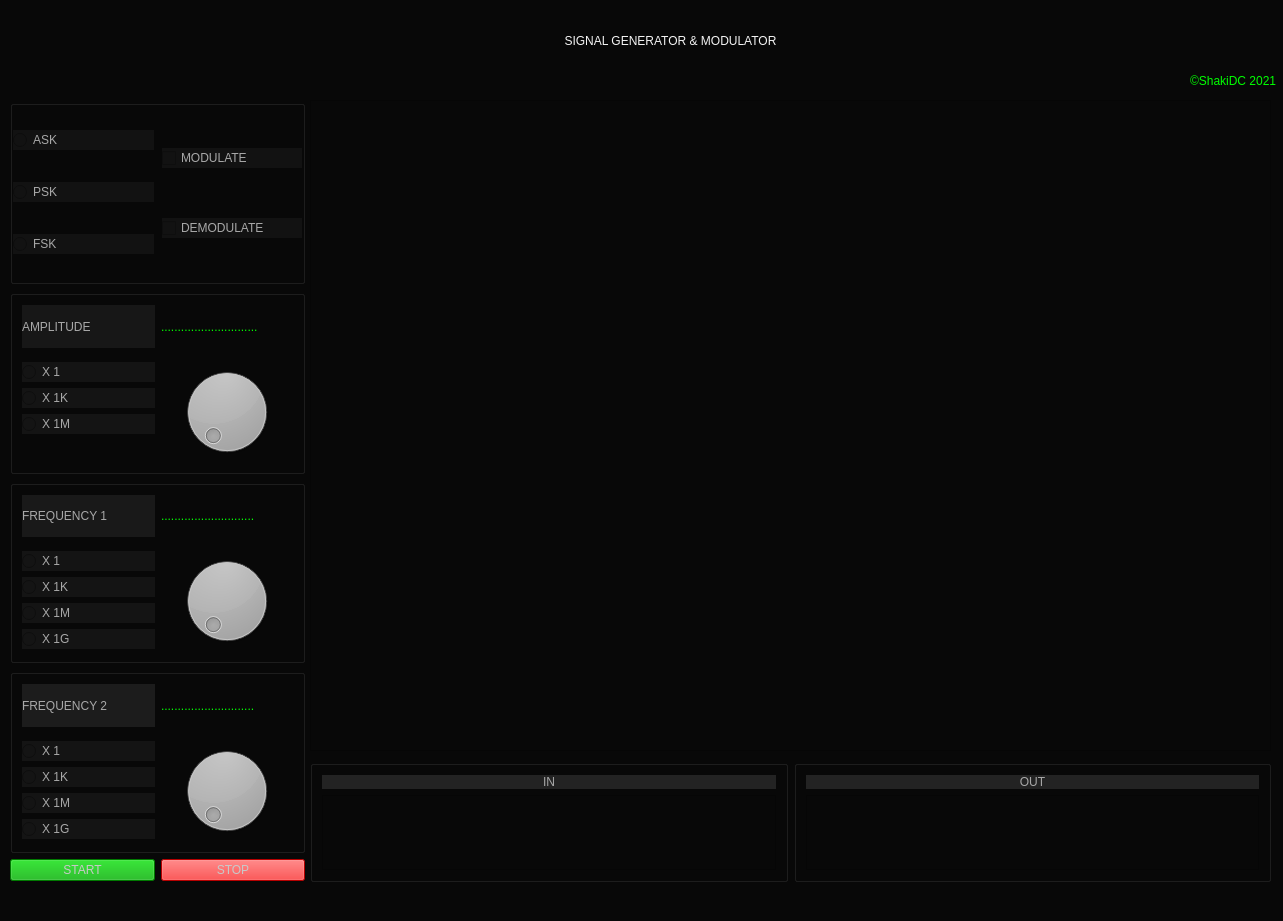
<?xml version="1.0" encoding="UTF-8"?>
<ui version="4.0">
 <class>MainWindow</class>
 <widget class="QMainWindow" name="MainWindow">
  <property name="geometry">
   <rect>
    <x>0</x>
    <y>0</y>
    <width>1283</width>
    <height>921</height>
   </rect>
  </property>
  <property name="cursor">
   <cursorShape>ArrowCursor</cursorShape>
  </property>
  <property name="windowTitle">
   <string>Signal Modulator &amp; Generator v2.0</string>
  </property>
  <property name="styleSheet">
   <string notr="true">background-color: rgb(8, 8, 8);</string>
  </property>
  <widget class="QWidget" name="centralwidget">
   <property name="enabled">
    <bool>true</bool>
   </property>
   <property name="styleSheet">
    <string notr="true">background-color: rgb(8, 8, 8);</string>
   </property>
   <widget class="QLabel" name="TITLE">
    <property name="geometry">
     <rect>
      <x>280</x>
      <y>20</y>
      <width>781</width>
      <height>41</height>
     </rect>
    </property>
    <property name="styleSheet">
     <string notr="true">font: 87 26pt &quot;Segoe UI Black&quot;;
color: rgb(244, 244, 244);</string>
    </property>
    <property name="text">
     <string>SIGNAL GENERATOR &amp; MODULATOR</string>
    </property>
    <property name="alignment">
     <set>Qt::AlignCenter</set>
    </property>
    <property name="wordWrap">
     <bool>false</bool>
    </property>
   </widget>
   <widget class="QLabel" name="CR">
    <property name="geometry">
     <rect>
      <x>1190</x>
      <y>70</y>
      <width>91</width>
      <height>21</height>
     </rect>
    </property>
    <property name="styleSheet">
     <string notr="true">color: rgb(0, 255, 0);
font: 75 8pt &quot;Times New Roman&quot;;</string>
    </property>
    <property name="text">
     <string>©ShakiDC 2021</string>
    </property>
    <property name="textFormat">
     <enum>Qt::AutoText</enum>
    </property>
   </widget>
   <widget class="QWidget" name="verticalWidget_2" native="true">
    <property name="geometry">
     <rect>
      <x>10</x>
      <y>100</y>
      <width>295</width>
      <height>781</height>
     </rect>
    </property>
    <layout class="QVBoxLayout" name="verticalLayout">
     <item>
      <widget class="QGroupBox" name="modelayout">
       <property name="flat">
        <bool>true</bool>
       </property>
       <layout class="QHBoxLayout" name="horizontalLayout_9">
        <property name="spacing">
         <number>8</number>
        </property>
        <property name="leftMargin">
         <number>0</number>
        </property>
        <property name="topMargin">
         <number>0</number>
        </property>
        <property name="rightMargin">
         <number>0</number>
        </property>
        <property name="bottomMargin">
         <number>0</number>
        </property>
        <item>
         <layout class="QVBoxLayout" name="verticalLayout_5">
          <item>
           <widget class="QRadioButton" name="ASK">
            <property name="sizePolicy">
             <sizepolicy hsizetype="Minimum" vsizetype="Fixed">
              <horstretch>0</horstretch>
              <verstretch>0</verstretch>
             </sizepolicy>
            </property>
            <property name="styleSheet">
             <string notr="true">color: rgb(168, 168, 168);
font: 75 12pt &quot;Segoe UI&quot; bold;
background-color: rgb(18, 18, 18);</string>
            </property>
            <property name="text">
             <string>ASK </string>
            </property>
           </widget>
          </item>
          <item>
           <widget class="QRadioButton" name="PSK">
            <property name="styleSheet">
             <string notr="true">color: rgb(168, 168, 168);
font: 75 12pt &quot;Segoe UI&quot; bold;
background-color: rgb(18, 18, 18);</string>
            </property>
            <property name="text">
             <string>PSK</string>
            </property>
           </widget>
          </item>
          <item>
           <widget class="QRadioButton" name="FSK">
            <property name="styleSheet">
             <string notr="true">color: rgb(168, 168, 168);
font: 75 12pt &quot;Segoe UI&quot; bold;
background-color: rgb(18, 18, 18);</string>
            </property>
            <property name="text">
             <string>FSK</string>
            </property>
           </widget>
          </item>
         </layout>
        </item>
        <item>
         <layout class="QVBoxLayout" name="verticalLayout_6">
          <item>
           <widget class="QCheckBox" name="MODULATE">
            <property name="styleSheet">
             <string notr="true">color: rgb(168, 168, 168);
font: 75 12pt &quot;Segoe UI&quot; bold;
background-color: rgb(18, 18, 18);</string>
            </property>
            <property name="text">
             <string>MODULATE</string>
            </property>
           </widget>
          </item>
          <item>
           <widget class="QCheckBox" name="DEMODULATE">
            <property name="styleSheet">
             <string notr="true">color: rgb(168, 168, 168);
font: 75 12pt &quot;Segoe UI&quot; bold;
background-color: rgb(18, 18, 18);</string>
            </property>
            <property name="text">
             <string>DEMODULATE</string>
            </property>
           </widget>
          </item>
         </layout>
        </item>
       </layout>
      </widget>
     </item>
     <item>
      <widget class="QGroupBox" name="amplayout">
       <property name="flat">
        <bool>true</bool>
       </property>
       <layout class="QVBoxLayout" name="verticalLayout_3">
        <property name="spacing">
         <number>0</number>
        </property>
        <property name="leftMargin">
         <number>0</number>
        </property>
        <property name="topMargin">
         <number>0</number>
        </property>
        <property name="rightMargin">
         <number>0</number>
        </property>
        <property name="bottomMargin">
         <number>0</number>
        </property>
        <item>
         <widget class="QWidget" name="widget" native="true">
          <layout class="QHBoxLayout" name="horizontalLayout">
           <property name="bottomMargin">
            <number>5</number>
           </property>
           <item>
            <widget class="QLabel" name="label_2">
             <property name="styleSheet">
              <string notr="true">color: rgb(168, 168, 168);
font: 75 12pt &quot;Segoe UI&quot; bold;
background-color: rgb(23, 23, 23);</string>
             </property>
             <property name="text">
              <string>AMPLITUDE   </string>
             </property>
            </widget>
           </item>
           <item>
            <widget class="QLabel" name="AMPVAL">
             <property name="styleSheet">
              <string notr="true">font: 14pt &quot;Seven Segment&quot;;
color: rgb(0, 255, 0);</string>
             </property>
             <property name="text">
              <string>.............................</string>
             </property>
            </widget>
           </item>
          </layout>
         </widget>
        </item>
        <item>
         <widget class="QWidget" name="widget" native="true">
          <layout class="QHBoxLayout" name="horizontalLayout_7">
           <item>
            <layout class="QVBoxLayout" name="verticalLayout_7">
             <item>
              <widget class="QRadioButton" name="AMPX1">
               <property name="styleSheet">
                <string notr="true">color: rgb(168, 168, 168);
font: 75 12pt &quot;Segoe UI&quot; bold;
background-color: rgb(20, 20, 20);</string>
               </property>
               <property name="text">
                <string>X 1</string>
               </property>
              </widget>
             </item>
             <item>
              <widget class="QRadioButton" name="AMPX1K">
               <property name="styleSheet">
                <string notr="true">color: rgb(168, 168, 168);
font: 75 12pt &quot;Segoe UI&quot; bold;
background-color: rgb(20, 20, 20);</string>
               </property>
               <property name="text">
                <string>X 1K</string>
               </property>
              </widget>
             </item>
             <item>
              <widget class="QRadioButton" name="AMPX1M">
               <property name="styleSheet">
                <string notr="true">color: rgb(168, 168, 168);
font: 75 12pt &quot;Segoe UI&quot; bold;
background-color: rgb(20, 20, 20);</string>
               </property>
               <property name="text">
                <string>X 1M</string>
               </property>
              </widget>
             </item>
             <item>
              <widget class="QLabel" name="label">
               <property name="styleSheet">
                <string notr="true">font: 75 12pt &quot;Segoe UI&quot; bold;</string>
               </property>
               <property name="text">
                <string/>
               </property>
              </widget>
             </item>
            </layout>
           </item>
           <item>
            <widget class="QDial" name="AMP">
             <property name="maximum">
              <number>10000</number>
             </property>
            </widget>
           </item>
          </layout>
         </widget>
        </item>
       </layout>
      </widget>
     </item>
     <item>
      <widget class="QGroupBox" name="f1layout">
       <property name="flat">
        <bool>true</bool>
       </property>
       <layout class="QVBoxLayout" name="verticalLayout_13">
        <property name="spacing">
         <number>0</number>
        </property>
        <property name="leftMargin">
         <number>0</number>
        </property>
        <property name="topMargin">
         <number>0</number>
        </property>
        <property name="rightMargin">
         <number>0</number>
        </property>
        <property name="bottomMargin">
         <number>0</number>
        </property>
        <item>
         <widget class="QWidget" name="widget" native="true">
          <layout class="QHBoxLayout" name="horizontalLayout_2">
           <property name="bottomMargin">
            <number>5</number>
           </property>
           <item>
            <widget class="QLabel" name="label_3">
             <property name="styleSheet">
              <string notr="true">color: rgb(168, 168, 168);
font: 75 12pt &quot;Segoe UI&quot; bold;
background-color: rgb(25, 25, 25);</string>
             </property>
             <property name="text">
              <string>FREQUENCY 1</string>
             </property>
            </widget>
           </item>
           <item>
            <widget class="QLabel" name="F1VAL">
             <property name="styleSheet">
              <string notr="true">font: 14pt &quot;Seven Segment&quot;;
color: rgb(0, 255, 0);</string>
             </property>
             <property name="text">
              <string>............................</string>
             </property>
            </widget>
           </item>
          </layout>
         </widget>
        </item>
        <item>
         <widget class="QWidget" name="widget" native="true">
          <layout class="QHBoxLayout" name="horizontalLayout_8">
           <item>
            <layout class="QVBoxLayout" name="verticalLayout_8">
             <item>
              <widget class="QRadioButton" name="F1X1">
               <property name="styleSheet">
                <string notr="true">color: rgb(168, 168, 168);
font: 75 12pt &quot;Segoe UI&quot; bold;
background-color: rgb(20, 20, 20);</string>
               </property>
               <property name="text">
                <string>X 1</string>
               </property>
              </widget>
             </item>
             <item>
              <widget class="QRadioButton" name="F1X1K">
               <property name="styleSheet">
                <string notr="true">color: rgb(168, 168, 168);
font: 75 12pt &quot;Segoe UI&quot; bold;
background-color: rgb(20, 20, 20);</string>
               </property>
               <property name="text">
                <string>X 1K</string>
               </property>
              </widget>
             </item>
             <item>
              <widget class="QRadioButton" name="F1X1M">
               <property name="styleSheet">
                <string notr="true">color: rgb(168, 168, 168);
font: 75 12pt &quot;Segoe UI&quot; bold;
background-color: rgb(20, 20, 20);</string>
               </property>
               <property name="text">
                <string>X 1M</string>
               </property>
              </widget>
             </item>
             <item>
              <widget class="QRadioButton" name="F1X1G">
               <property name="styleSheet">
                <string notr="true">color: rgb(168, 168, 168);
font: 75 12pt &quot;Segoe UI&quot; bold;
background-color: rgb(20, 20, 20);</string>
               </property>
               <property name="text">
                <string>X 1G</string>
               </property>
              </widget>
             </item>
            </layout>
           </item>
           <item>
            <widget class="QDial" name="F1">
             <property name="maximum">
              <number>10000</number>
             </property>
            </widget>
           </item>
          </layout>
         </widget>
        </item>
       </layout>
      </widget>
     </item>
     <item>
      <widget class="QGroupBox" name="f2layout">
       <property name="flat">
        <bool>true</bool>
       </property>
       <layout class="QVBoxLayout" name="verticalLayout_14">
        <property name="spacing">
         <number>0</number>
        </property>
        <property name="leftMargin">
         <number>0</number>
        </property>
        <property name="topMargin">
         <number>0</number>
        </property>
        <property name="rightMargin">
         <number>0</number>
        </property>
        <property name="bottomMargin">
         <number>0</number>
        </property>
        <item>
         <widget class="QWidget" name="widget" native="true">
          <layout class="QHBoxLayout" name="horizontalLayout_3">
           <property name="bottomMargin">
            <number>5</number>
           </property>
           <item>
            <widget class="QLabel" name="label_4">
             <property name="styleSheet">
              <string notr="true">color: rgb(168, 168, 168);
font: 75 12pt &quot;Segoe UI&quot; bold;
background-color: rgb(28, 28, 28);</string>
             </property>
             <property name="text">
              <string>FREQUENCY 2</string>
             </property>
            </widget>
           </item>
           <item>
            <widget class="QLabel" name="F2VAL">
             <property name="styleSheet">
              <string notr="true">font: 14pt &quot;Seven Segment&quot;;
color: rgb(0, 255, 0);</string>
             </property>
             <property name="text">
              <string>............................</string>
             </property>
            </widget>
           </item>
          </layout>
         </widget>
        </item>
        <item>
         <widget class="QWidget" name="widget" native="true">
          <layout class="QHBoxLayout" name="horizontalLayout_10">
           <item>
            <layout class="QVBoxLayout" name="verticalLayout_9">
             <item>
              <widget class="QRadioButton" name="F2X1">
               <property name="styleSheet">
                <string notr="true">color: rgb(168, 168, 168);
font: 75 12pt &quot;Segoe UI&quot; bold;
background-color: rgb(20, 20, 20);</string>
               </property>
               <property name="text">
                <string>X 1</string>
               </property>
              </widget>
             </item>
             <item>
              <widget class="QRadioButton" name="F2X1K">
               <property name="styleSheet">
                <string notr="true">color: rgb(168, 168, 168);
font: 75 12pt &quot;Segoe UI&quot; bold;
background-color: rgb(20, 20, 20);</string>
               </property>
               <property name="text">
                <string>X 1K</string>
               </property>
              </widget>
             </item>
             <item>
              <widget class="QRadioButton" name="F2X1M">
               <property name="styleSheet">
                <string notr="true">color: rgb(168, 168, 168);
font: 75 12pt &quot;Segoe UI&quot; bold;
background-color: rgb(20, 20, 20);</string>
               </property>
               <property name="text">
                <string>X 1M</string>
               </property>
              </widget>
             </item>
             <item>
              <widget class="QRadioButton" name="F2X1G">
               <property name="styleSheet">
                <string notr="true">color: rgb(168, 168, 168);
font: 75 12pt &quot;Segoe UI&quot; bold;
background-color: rgb(20, 20, 20);</string>
               </property>
               <property name="text">
                <string>X 1G</string>
               </property>
              </widget>
             </item>
            </layout>
           </item>
           <item>
            <widget class="QDial" name="F2">
             <property name="maximum">
              <number>10000</number>
             </property>
            </widget>
           </item>
          </layout>
         </widget>
        </item>
       </layout>
      </widget>
     </item>
     <item>
      <layout class="QHBoxLayout" name="horizontalLayout_4">
       <item>
        <widget class="QPushButton" name="START">
         <property name="styleSheet">
          <string notr="true">color: rgb(200, 200, 200);
font: 75 12pt &quot;Segoe UI&quot; bold;
background-color: rgb(0, 170, 0);</string>
         </property>
         <property name="text">
          <string>START</string>
         </property>
        </widget>
       </item>
       <item>
        <widget class="QPushButton" name="STOP">
         <property name="styleSheet">
          <string notr="true">color: rgb(200, 200, 200);
font: 75 12pt &quot;Segoe UI&quot; bold;
background-color: rgb(255, 0, 0);</string>
         </property>
         <property name="text">
          <string>STOP</string>
         </property>
        </widget>
       </item>
      </layout>
     </item>
    </layout>
   </widget>
   <widget class="QWidget" name="horizontalWidget_5" native="true">
    <property name="geometry">
     <rect>
      <x>310</x>
      <y>760</y>
      <width>961</width>
      <height>122</height>
     </rect>
    </property>
    <layout class="QHBoxLayout" name="horizontalLayout_5">
     <item>
      <widget class="QGroupBox" name="groupBox">
       <layout class="QVBoxLayout" name="verticalLayout_2">
        <item>
         <widget class="QLabel" name="label_7">
          <property name="styleSheet">
           <string notr="true">color: rgb(168, 168, 168);
font: 75 12pt &quot;Segoe UI&quot; bold;
background-color: rgb(35, 35, 35);</string>
          </property>
          <property name="text">
           <string>IN</string>
          </property>
          <property name="alignment">
           <set>Qt::AlignCenter</set>
          </property>
         </widget>
        </item>
        <item>
         <widget class="QPlainTextEdit" name="DATAIN">
          <property name="sizePolicy">
           <sizepolicy hsizetype="Expanding" vsizetype="Expanding">
            <horstretch>0</horstretch>
            <verstretch>0</verstretch>
           </sizepolicy>
          </property>
          <property name="styleSheet">
           <string notr="true">color: rgb(0, 255, 0);
font: 75 10pt &quot;Segoe UI&quot; bold;
border-color: rgb(35, 35, 35);</string>
          </property>
          <property name="plainText">
           <string/>
          </property>
         </widget>
        </item>
       </layout>
      </widget>
     </item>
     <item>
      <widget class="QGroupBox" name="groupBox">
       <layout class="QVBoxLayout" name="verticalLayout_4">
        <item>
         <widget class="QLabel" name="label_8">
          <property name="styleSheet">
           <string notr="true">color: rgb(168, 168, 168);
font: 75 12pt &quot;Segoe UI&quot; bold;
background-color: rgb(35, 35, 35);</string>
          </property>
          <property name="text">
           <string>OUT</string>
          </property>
          <property name="alignment">
           <set>Qt::AlignCenter</set>
          </property>
         </widget>
        </item>
        <item>
         <widget class="QPlainTextEdit" name="DATAOUT">
          <property name="styleSheet">
           <string notr="true">color: rgb(0, 255, 0);
font: 75 10pt &quot;Segoe UI&quot; bold;
border-color: rgb(35, 35, 35);</string>
          </property>
         </widget>
        </item>
       </layout>
      </widget>
     </item>
    </layout>
   </widget>
   <widget class="QGraphicsView" name="GRAPH">
    <property name="geometry">
     <rect>
      <x>310</x>
      <y>100</y>
      <width>961</width>
      <height>651</height>
     </rect>
    </property>
   </widget>
  </widget>
  <widget class="QStatusBar" name="statusbar"/>
 </widget>
 <resources/>
 <connections/>
</ui>
